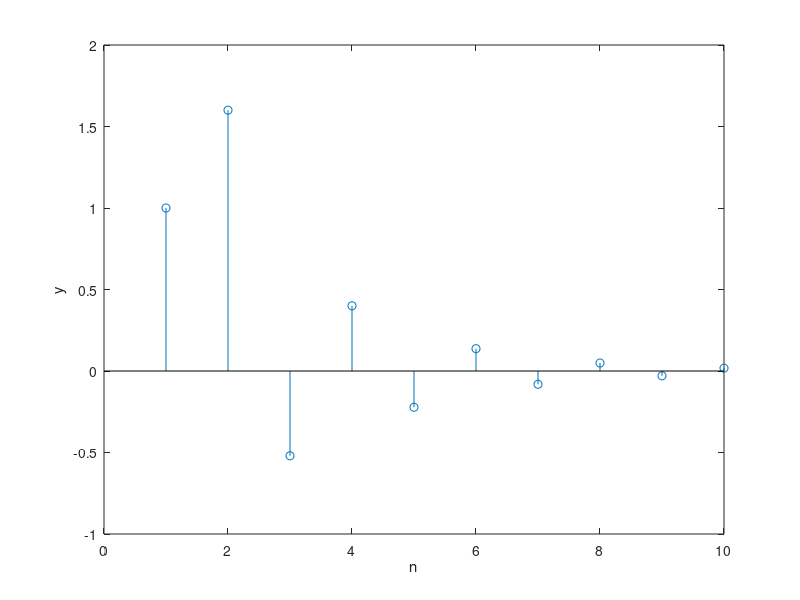

Source code (MATLAB):

clc;
clear all;
clearvars;
close all;


 num = [1, 2];
 den = [1, 0.4 , -0.12];
 y = impz (num , den , 10);
 figure ();
 stem (y); xlabel ('n'); ylabel ('y');